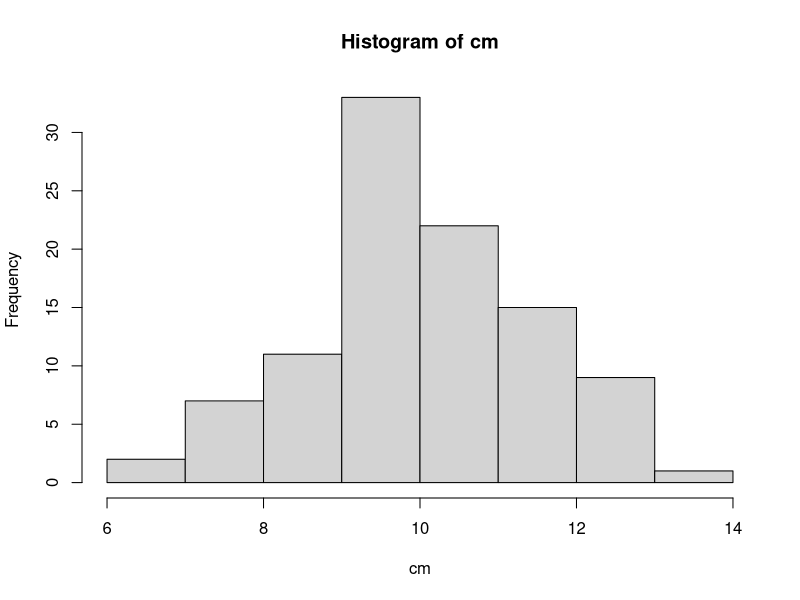

Write the R code that produced this figure.
?sample
sample(1:6, 4, replace = TRUE)
sample(1:6, 4, replace = TRUE) # repeat
sample(1:20, 10)

LETTERS
sample(LETTERS)
# sample(10) ? try later

# sampling with given probabilities
flips <- sample(c(0, 1), 100, replace = TRUE, prob = c(0.3, 0.7))
flips
sum(flips)

# binomial distribution
?rbinom
rbinom(1, 100, prob = 0.7)
flips2 <- rbinom(100, 1, prob = 0.7)
flips2
sum(flips2)

# normal distribution
?rnorm
rnorm(10)
rnorm(10, 100, 25)

# poisson distribution
?rpois
rpois(5, 10)
my_pois <- replicate(100, rpois(5, 10))
my_pois
cm <- colMeans(my_pois)
hist(cm)
